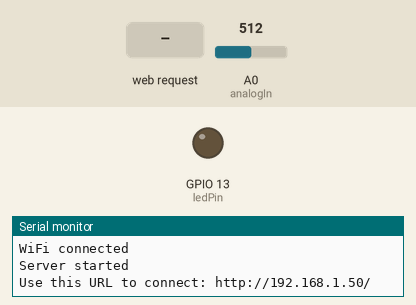
Bench run of a sketch on a simulated ESP8266 (NodeMCU). Parts: output pins drawn as LEDs (lit = HIGH), the last lines printed to the serial monitor. The test bench sets the inputs (shaded band); at power-on: A0 (analogIn) = 512. WiFi joins after 1.5 s; servers stay silent unless stated.

Above: at 3.2 s.
3.3 s: HTTP request GET /?cmd=TURN_ON_LED received
At 4.0 s:
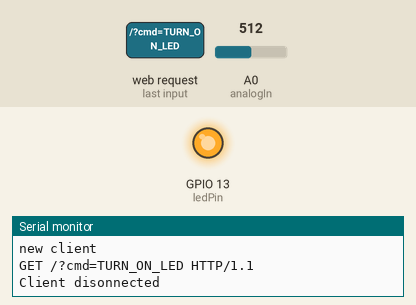
4.8 s: HTTP request GET /?cmd=TURN_OFF_LED received
At 5.1 s:
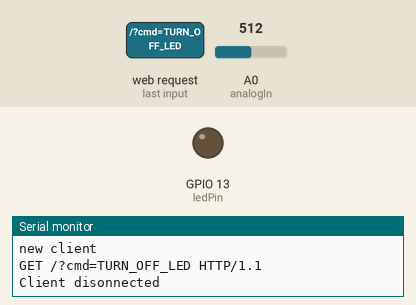
Timing chart, 0 to 7.8 s (numbered marks = the images above; inputs shaded):
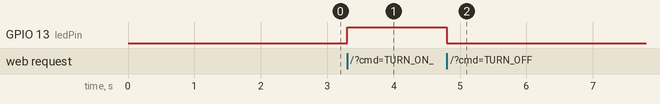

Measured:
- after the input at 3.3 s, GPIO 13 (ledPin): LOW → HIGH at once
- after the input at 4.8 s, GPIO 13 (ledPin): HIGH → LOW at once

The sketch:

Wifi_Webpage.ino
```cpp
// Code Developed by Team Excalibur's.
//Mannish.S
//Madhumithaa.S
//Hariharan.R
//Prethikaa.M

#include <ESP8266WiFi.h>                                                  // Since We are Using NodeMCU microcontroller.

const char* ssid = "HUAWEI nova 3e";                                      //Predefined Wifi Connection to have Remote Access Wifi name.
const char* password = "789456123";                                       //Predefined Wifi Connection to have Remote Access Wifi password.

int ledPin = 13;                                                          //LED on pin 7 GPIO.

int analogIn = A0;                                                        //LDR Value pin.
int ledState = LOW;
WiFiServer server(80);

void setup()

{

  Serial.begin(115200);
  delay(10);
  ledState = LOW;
  pinMode(ledPin, OUTPUT);                                                 //Setting LED as Output
  digitalWrite(ledPin, ledState);
  Serial.println();
  Serial.println();
  Serial.print("Connecting to... ");
  Serial.println(ssid);

 //Begining Wifi Connection with SSID and PASSWORD.

  WiFi.begin(ssid, password);                                             //connect to wifi with given ssid and password


  while (WiFi.status() != WL_CONNECTED)
  {
    delay(1000);                                                          // Checks Every 1 Second.
    Serial.print(".");                                                    //Until Connection.
  }
  Serial.println("");
  Serial.println("WiFi connected");                                       //Wifi Connected.

                                                                          // Start the server
  server.begin();
  Serial.println("Server started");

                                                                          // Print the IP address
  Serial.print("Use this URL to connect: ");
  Serial.print("http://");
  Serial.print(WiFi.localIP());
  Serial.println("/");

  }

void loop()

{

  // Check if a client has connected

  WiFiClient client = server.available();

  if (!client)
  {

    return;

  }

  // Waiting Till The Client Sends Some Data

  Serial.println("new client");
  while(!client.available())
  {

    delay(1);

  }

  // Read the first line of the request

  String request = client.readStringUntil('\r');
  Serial.println(request);
  client.flush();

  if (request.indexOf("cmd=TURN_ON_LED") != -1)
  {

    ledState = HIGH;         //TURNS ON LED.

  }
  else if (request.indexOf("cmd=TURN_OFF_LED") != -1)
  {

    ledState = LOW;          //TURNS OFF LED.
  }

  // Updateing The LED Status.

  digitalWrite(ledPin, ledState);
    if (request.indexOf("cmd=TURN_ON_LED") != -1)
  {

    ledState = HIGH;        //TURNS ON LED.

  }
  else if (request.indexOf("cmd=TURN_OFF_LED") != -1)
  {

    ledState = LOW;         //TURNS OFF LED.

  }
  // Update the LED based on ledState
  digitalWrite(ledPin, ledState);

  int photocell_value = analogRead(analogIn);

  client.println("HTTP/1.1 200 OK");                                                  //Approved Request.
  client.println("Content-Type: text/html");
  client.println("");
  client.println("<!DOCTYPE HTML>");


  //*****HTML CODE******//


  client.println("<html>");
  client.print("Led pin is now: ");
  if(ledState == HIGH) {
    client.print("On");
  } else {
    client.print("Off");
  }
  client.println("<br><br>");
  client.println("<a href=\"?cmd=TURN_ON_LED\"><button>Turn On </button></a>");          //Button to Turn ON.
  client.println("<a href=\"?cmd=TURN_OFF_LED\"><button>Turn Off </button></a>");        //Button to Turn OFF

  client.println("<p>The LDR value: <b> ");
  client.println(photocell_value);
  client.println("</b></p>");
  client.println("<a href=\"?cmd=RELOAD_PHOTOCELL\"><button>Check for new photocell value</button></a>");
  client.print  ("<body style=background-color:yellow>");                                //set background to Yellow


  client.println("</html>");


 //*********END OF HTML CODE************


  delay(1);
  Serial.println("Client disonnected");
  Serial.println("");

}
```
